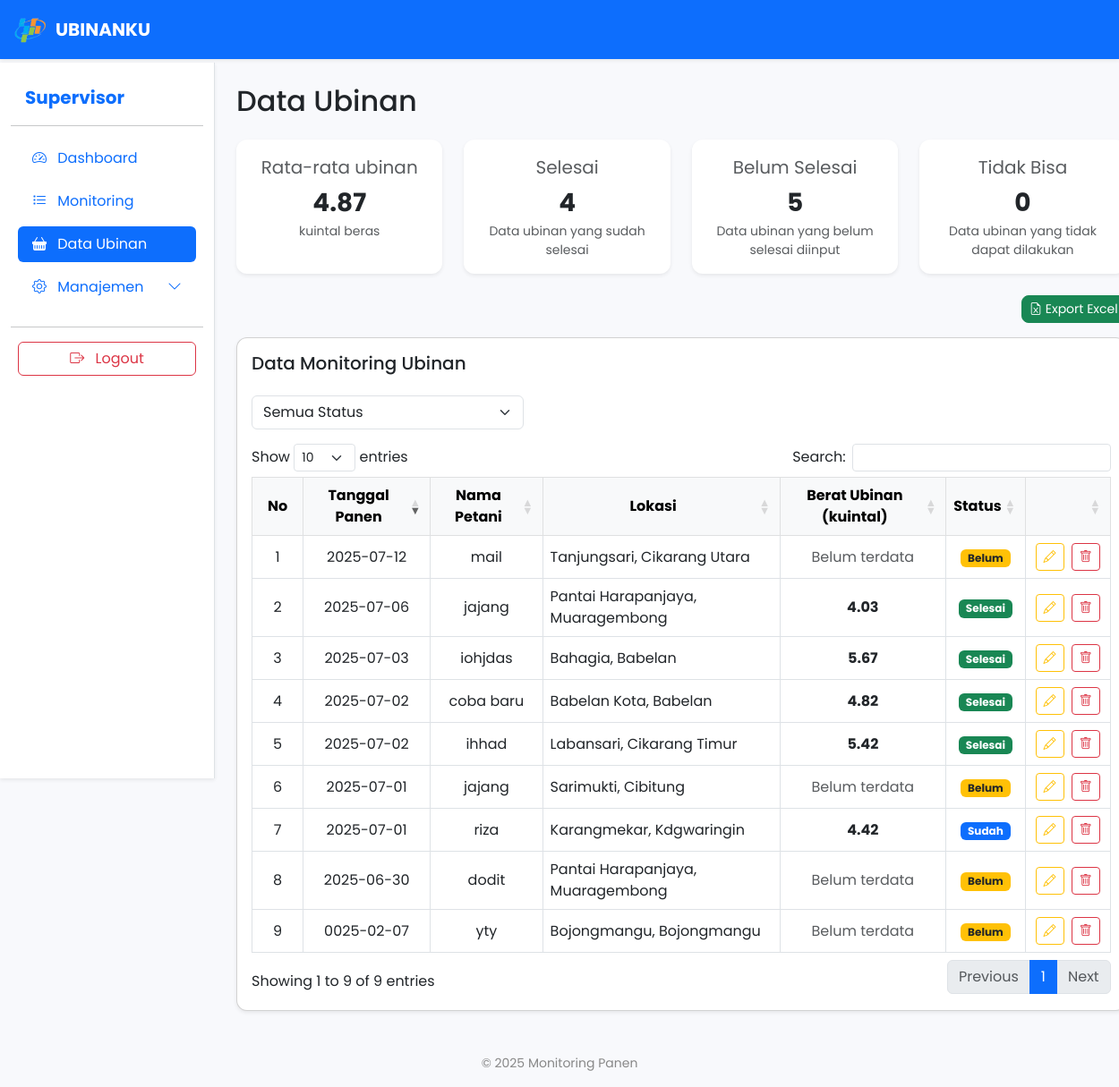
/client/service/super-admin/monitoring_panen.php (signed in), run on the app's committed database.
### tables this page shows
CREATE TABLE `monitoring_data_panen` (
  `id` int(11) NOT NULL,
  `nama_petani` varchar(100) NOT NULL,
  `desa` varchar(100) NOT NULL,
  `kecamatan` varchar(100) NOT NULL,
  `tanggal_panen` date NOT NULL,
  `subround` int(11) NOT NULL,
  `foto_petani` varchar(255) NOT NULL,
  `foto_potong` varchar(255) NOT NULL,
  `foto_timbangan` varchar(255) NOT NULL,
  `berat_plot` decimal(10,2) DEFAULT NULL,
  `gkp` decimal(10,2) DEFAULT NULL,
  `gkg` decimal(10,2) DEFAULT NULL,
  `ku` decimal(10,2) DEFAULT NULL,
  `status` enum('selesai','belum selesai','tidak bisa','sudah') DEFAULT NULL,
  `user_id` int(11) NOT NULL,
  `nomor_segmen` varchar(9) NOT NULL,
  `nomor_sub_segmen` varchar(2) NOT NULL,
  `note` varchar(500) NOT NULL,
  `created_at` timestamp NOT NULL DEFAULT current_timestamp(),
  `updated_at` timestamp NULL DEFAULT NULL
);

### client/service/super-admin/monitoring_panen.php (the view, shortened to what this page needs)
<?php
include '../../../server/config/koneksi.php';
$data = mysqli_query($conn, "SELECT * FROM monitoring_data_panen ORDER BY created_at DESC");
$q_avg = mysqli_query($conn, "SELECT AVG(berat_plot) AS avg_berat_plot FROM monitoring_data_panen WHERE berat_plot IS NOT NULL AND berat_plot != ''");
$avg = mysqli_fetch_assoc($q_avg);
$avg_berat_plot = $avg['avg_berat_plot'] !== null ? number_format($avg['avg_berat_plot'], 2) : '-';
$q_status = mysqli_query($conn, "
    SELECT status, COUNT(*) as jumlah
    FROM monitoring_data_panen
    WHERE status IN ('selesai', 'belum selesai', 'tidak bisa', 'sudah')
    GROUP BY status
");
$status_count = [
    'selesai' => 0,
    'belum selesai' => 0,
    'tidak bisa' => 0,
    'sudah' => 0
];
while ($row = mysqli_fetch_assoc($q_status)) {
    $status_count[strtolower($row['status'])] = $row['jumlah'];
}
?>
<!DOCTYPE html>
<html lang="id">
<head>
    <link href="https://cdn.jsdelivr.net/npm/bootstrap@5.3.0/dist/css/bootstrap.min.css" rel="stylesheet">
    <link href="https://cdn.datatables.net/1.13.6/css/dataTables.bootstrap5.min.css" rel="stylesheet">
    <link href="https://cdn.jsdelivr.net/npm/bootstrap-icons@1.10.5/font/bootstrap-icons.css" rel="stylesheet">
</head>
<body>
<nav class="navbar navbar-expand-lg navbar-dark bg-primary shadow-sm fixed-top" style="z-index:1040;">
    <div class="container-fluid">
        <a class="navbar-brand d-flex align-items-center" href="monitoring_panen.php">
            <img src="../../assets/logo.png" alt="Logo BPS" height="40" class="me-2">
            UBINANKU
        </a>
    </div>
</nav>
<div class="container-fluid" style="padding-top:70px;">
    <div class="row">
        <nav class="col-md-3 col-lg-2 d-md-block bg-white border-end shadow-sm sidebar py-4 position-fixed" style="height:100vh; z-index:1030;">
            <div class="position-sticky">
                <a href="#" class="d-flex align-items-center mb-3 text-primary text-decoration-none px-3">
                    <span class="fs-5 fw-bold">Supervisor</span>
                </a>
                <hr>
                <ul class="nav nav-pills flex-column mb-auto px-2">
                    <li class="nav-item mb-2">
                        <a href="super_admin.php" class="nav-link text-primary">
                            <i class="bi bi-speedometer2 me-2"></i> Dashboard
                        </a>
                    </li>
                    <li class="nav-item mb-2">
                        <a href="monitoring.php" class="nav-link">
                            <i class="bi bi-list-task me-2"></i> Monitoring
                        </a>
                    </li>
                    <li class="nav-item mb-2">
                        <a href="monitoring_panen.php" class="nav-link active">
                            <i class="bi bi-basket-fill me-2"></i> Data Ubinan
                        </a>
                    </li>
                    <li class="nav-item mb-2">
                        <a class="nav-link text-primary d-flex justify-content-between align-items-center" data-bs-toggle="collapse" href="#manajemenMenu" role="button" aria-expanded="false" aria-controls="manajemenMenu">
                        <span><i class="bi bi-gear me-2"></i> Manajemen</span>
                        <i class="bi bi-chevron-down"></i>
                        </a>
                    </li>
                </ul>
                <hr>
                <div class="px-2">
                    <a href="../../auth/logout.php" class="btn btn-outline-danger w-100">
                        <i class="bi bi-box-arrow-right me-2"></i> Logout
                    </a>
                </div>
            </div>
        </nav>
        <main id="mainContent" class="col-lg-10 ms-auto px-4 pt-4">
            <h2 class="mb-4">Data Ubinan</h2>
            <div class="row g-4 mb-4">
                <div class="col-12 col-sm-6 col-lg-3">
                    <div class="card shadow-sm border-0 text-center h-100">
                        <div class="card-body">
                        <div class="fs-5 text-muted mb-1">Rata-rata ubinan</div>
                        <div class="fs-3 fw-bold"><?= $avg_berat_plot; ?></div>
                        <div class="small text-muted">kuintal beras</div>
                        </div>
                    </div>
                </div>
                <div class="col-12 col-sm-6 col-lg-3">
                    <div class="card shadow-sm border-0 text-center h-100">
                        <div class="card-body">
                        <div class="fs-5 text-muted mb-1">Selesai</div>
                        <div class="fs-3 fw-bold"><?= $status_count['selesai'];; ?></div>
                        <div class="small text-muted">Data ubinan yang sudah selesai</div>
                        </div>
                    </div>
                </div>
                <div class="col-12 col-sm-6 col-lg-3">
                    <div class="card shadow-sm border-0 text-center h-100">
                        <div class="card-body">
                        <div class="fs-5 text-muted mb-1">Belum Selesai</div>
                        <div class="fs-3 fw-bold"><?= $status_count['belum selesai'] + $status_count['sudah']; ?></div>
                        <div class="small text-muted">Data ubinan yang belum selesai diinput</div>
                        </div>
                    </div>
                </div>
                <div class="col-12 col-sm-6 col-lg-3">
                    <div class="card shadow-sm border-0 text-center h-100">
                        <div class="card-body">
                        <div class="fs-5 text-muted mb-1">Tidak Bisa</div>
                        <div class="fs-3 fw-bold"><?= $status_count['tidak bisa'];; ?></div>
                        <div class="small text-muted">Data ubinan yang tidak dapat dilakukan</div>
                        </div>
                    </div>
                </div>
            </div>
            <div class="d-flex justify-content-end align-items-center mt-4 mb-3">
                <a href="export_excel.php" class="btn btn-success btn-sm btn-custom">
                    <i class="bi bi-file-earmark-excel"></i> Export Excel
                </a>
            </div>
            <div class="card shadow-sm">
                <div class="card-body">
                    <h5 class="card-title mb-4">Data Monitoring Ubinan</h5>
                    <div class="row mb-3">
                        <div class="col-md-4 mb-2 mb-md-0">
                            <select id="statusFilter" class="form-select">
                                <option value="">Semua Status</option>
                            </select>
                        </div>
                    </div>
                    <div class="table-responsive">
                        <table id="tabelPanen" class="table table-bordered align-middle table-hover">
                            <thead class="table-light text-center">
                                <tr>
                                    <th class="text-center align-middle" style="width:40px;">No</th>
                                    <th class="text-center align-middle">Tanggal Panen</th>
                                    <th class="text-center align-middle">Nama Petani</th>
                                    <th class="text-center align-middle">Lokasi</th>
                                    <th class="text-center align-middle">Berat Ubinan (kuintal)</th>
                                    <th class="text-center align-middle">Status</th>
                                    <th class="text-center align-middle" style="width:60px;"></th>
                                </tr>
                            </thead>
                            <tbody>
                                <?php if (mysqli_num_rows($data) > 0): ?>
                                    <?php while($row = mysqli_fetch_assoc($data)): ?>
                                        <tr class="table-row-link"
                                            data-href="detail_panen.php?id=<?= $row['id']; ?>"
                                            data-status="<?= strtolower($row['status'] ?? ''); ?>">
                                            <td class="text-center"></td>
                                            <td class="text-center"><?= htmlspecialchars($row['tanggal_panen']); ?></td>
                                            <td class="text-center"><?= htmlspecialchars($row['nama_petani']); ?></td>
                                            <td><?= htmlspecialchars($row['desa'] . ', ' . $row['kecamatan']); ?></td>
                                            <td class="text-center">
                                                <?php
                                                if (!empty($row['berat_plot']) && $row['berat_plot'] != 0) {
                                                    echo '<span class="fw-bold">' . htmlspecialchars($row['berat_plot']) . '</span>';
                                                } else {
                                                    echo '<span class="text-muted">Belum terdata</span>';
                                                }
                                                ?>
                                            </td>
                                            <td class="text-center">
                                                <?php
                                                $status = isset($row['status']) ? strtolower($row['status']) : '';
                                                if ($status === 'selesai') {
                                                    echo '<span class="badge bg-success">Selesai</span>';
                                                } elseif ($status === 'belum selesai') {
                                                    echo '<span class="badge bg-warning text-dark">Belum </span>';
                                                } elseif ($status === 'tidak bisa') {
                                                    echo '<span class="badge bg-danger">Tidak Bisa</span>';
                                                } elseif ($status === 'sudah') {
                                                    echo '<span class="badge bg-primary">Sudah</span>';
                                                } else {
                                                    echo '<span class="badge bg-secondary">-</span>';
                                                }
                                                ?>
                                            </td>
                                            <td class="text-center">
                                                <a href="edit_panen.php?id=<?= $row['id']; ?>" class="btn btn-sm btn-outline-warning me-1" title="Edit Data">
                                                    <i class="bi bi-pencil"></i>
                                                </a>
                                                <a href="#"
                                                    class="btn btn-sm btn-outline-danger deleteButton"
                                                    data-id="<?= $row['id']; ?>"
                                                    title="Hapus Data">
                                                    <i class="bi bi-trash"></i>
                                                </a>
                                            </td>
                                        </tr>
                                    <?php endwhile; ?>
                                <?php endif; ?>
                            </tbody>
                        </table>
                    </div>
                </div>
            </div>
        </main>
    </div>
</div>
<footer class="text-center mt-5 mb-3">
    &copy; <?= date('Y'); ?> Monitoring Panen
</footer>
</body>
</html>

### client/service/super-admin/monitoring_panen.php (style rules this page uses)
body { background-color: #f8f9fc; font-family: 'Poppins', sans-serif; }
.navbar-brand { font-weight: bold; font-size: 20px; }
.card { border-radius: 12px; }
.btn-custom { border-radius: 8px; transition: all 0.3s ease; }
.table-row-link { cursor: pointer; }
.sidebar { width: 240px; }
.navbar-brand { font-weight: bold; }
@media (min-width: 992px) { #mainContent { margin-left: 240px !important; } }
footer { margin-top: 60px; font-size: 14px; color: #888; }

### data on the page
monitoring_data_panen: tanggal_panen "2025-07-06", nama_petani "jajang", desa+kecamatan "Pantai Harapanjaya, Muaragembong", berat_plot "4.03", status "Selesai"
monitoring_data_panen: tanggal_panen "2025-07-12", nama_petani "mail", desa+kecamatan "Tanjungsari, Cikarang Utara", shows "Belum terdata", status "Belum"
monitoring_data_panen: tanggal_panen "2025-06-30", nama_petani "dodit", desa+kecamatan "Pantai Harapanjaya, Muaragembong", shows "Belum terdata", status "Belum"
monitoring_data_panen: tanggal_panen "0025-02-07", nama_petani "yty", desa+kecamatan "Bojongmangu, Bojongmangu", shows "Belum terdata", status "Belum"
monitoring_data_panen: tanggal_panen "2025-07-02", nama_petani "coba baru", desa+kecamatan "Babelan Kota, Babelan", berat_plot "4.82", status "Selesai"
monitoring_data_panen: tanggal_panen "2025-07-02", nama_petani "ihhad", desa+kecamatan "Labansari, Cikarang Timur", berat_plot "5.42", status "Selesai"
monitoring_data_panen: tanggal_panen "2025-07-03", nama_petani "iohjdas", desa+kecamatan "Bahagia, Babelan", berat_plot "5.67", status "Selesai"
monitoring_data_panen: tanggal_panen "2025-07-01", nama_petani "jajang", desa+kecamatan "Sarimukti, Cibitung", shows "Belum terdata", status "Belum"
monitoring_data_panen: tanggal_panen "2025-07-01", nama_petani "riza", desa+kecamatan "Karangmekar, Kdgwaringin", berat_plot "4.42", status "Sudah"

### other printed values
$avg_berat_plot "4.87"
$status_count['selesai'] "4"
$status_count['belum selesai'] + $status_count['sudah'] "5"
$status_count['tidak bisa'] "0"
